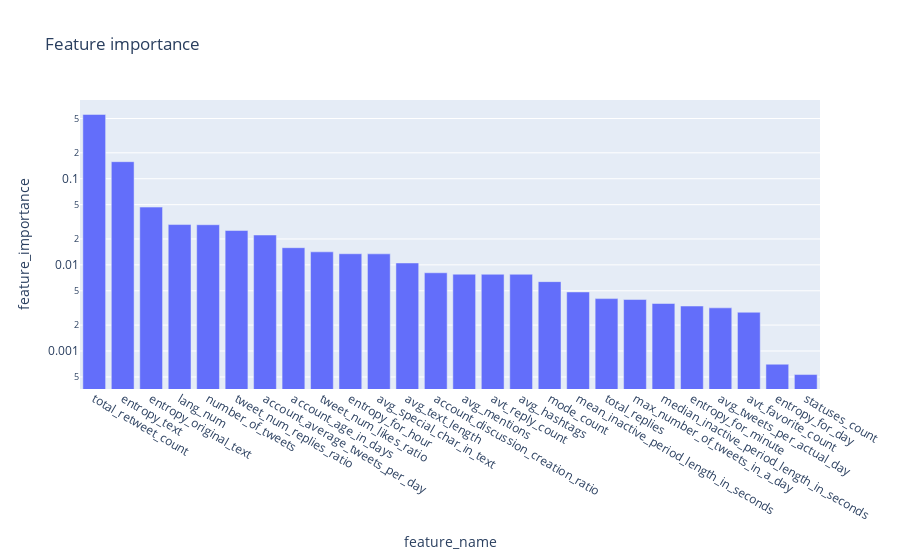

Notebook cell for this chart:
### Code cell
fold_classify_and_plot2(df, label, cv=10, max_tree_depth= 10, criterion="entropy") # no fit

### Figure 1 — Plotly figure (JSON) as saved in the notebook; plotly's stock layout.template omitted (floating-point values rounded to 4 significant figures)
{"data": [{"alignmentgroup": "True", "hovertemplate": "feature_name=%{x}<br>feature_importance=%{y}<extra></extra>", "legendgroup": "", "marker": {"color": "#636efa", "pattern": {"shape": ""}}, "name": "", "offsetgroup": "", "orientation": "v", "showlegend": false, "textposition": "auto", "type": "bar", "x": ["total_retweet_count", "entropy_text", "entropy_original_text", "lang_num", "number_of_tweets", "tweet_num_replies_ratio", "account_average_tweets_per_day", "account_age_in_days", "tweet_num_likes_ratio", "entropy_for_hour", "avg_special_char_in_text", "avg_text_length", "account_discussion_creation_ratio", "avg_mentions", "avt_reply_count", "avg_hashtags", "mode_count", "mean_inactive_period_length_in_seconds", "total_replies", "max_number_of_tweets_in_a_day", "median_inactive_period_length_in_seconds", "entropy_for_minute", "avg_tweets_per_actual_day", "avt_favorite_count", "entropy_for_day", "statuses_count"], "xaxis": "x", "y": [0.5574, 0.1577, 0.04683, 0.02937, 0.02925, 0.02504, 0.02222, 0.01583, 0.01417, 0.01346, 0.01342, 0.01052, 0.008095, 0.00779, 0.007776, 0.007775, 0.00639, 0.004847, 0.004058, 0.00396, 0.00356, 0.003329, 0.003168, 0.002818, 0.0007023, 0.0005331], "yaxis": "y"}], "layout": {"barmode": "relative", "legend": {"tracegroupgap": 0}, "title": {"text": "Feature importance"}, "xaxis": {"anchor": "y", "domain": [0, 1], "title": {"text": "feature_name"}}, "yaxis": {"anchor": "x", "domain": [0, 1], "title": {"text": "feature_importance"}, "type": "log"}}}
